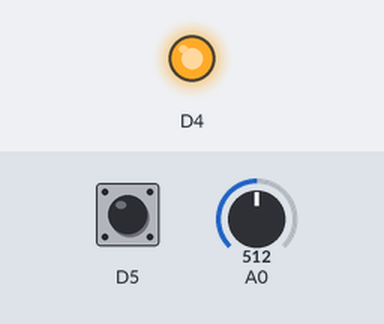
This program was run on a simulated ESP8266 (Wemos D1 mini). Parts: output pins drawn as LEDs (lit = HIGH). The test bench sets the inputs (shaded band); at power-on: A0 = 512, D5 HIGH.

Above: at 1.2 s.
1.3 s: A0 set to 215
At 2.5 s:
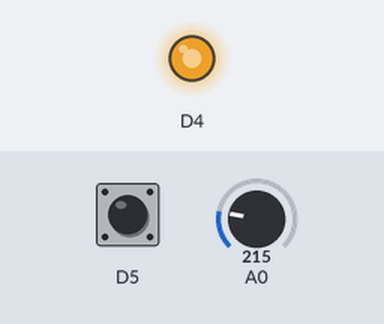
2.8 s: A0 set to 122
At 4.0 s:
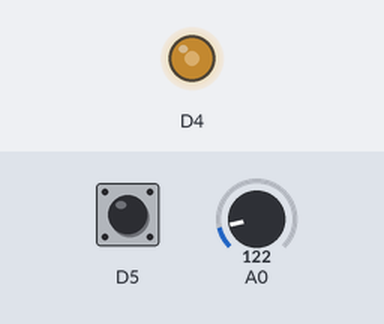
Timing chart, 0 to 5.8 s (numbered marks = the images above; inputs shaded):
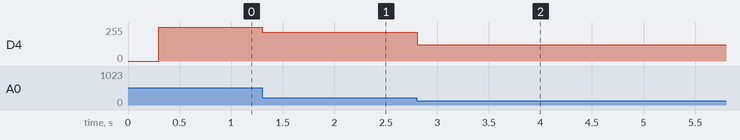

Measured:
- after the input at 1.3 s, D4: 255/255 → 215/255 at once
- after the input at 2.8 s, D4: 215/255 → 122/255 at once

The program:

main.cpp
```cpp
#include <Arduino.h>
//I Noris Singa, 000812720 certify that this material is my original work. No other person's work has been
//used without due acknowledgement. I have not made my work available to anyone else.

int dim_value;

void setup() {
  // put your setup code here, to run once:
  // configure the USB serial monitor
  Serial.begin(115200);

  // configure pin D5 as digital input - this is the pushbutton
  pinMode(D5, INPUT_PULLUP);

  // configure pin D4 as a digital output - this is the LED
  pinMode(D4, OUTPUT);
}

void loop() {

  int button = digitalRead(D5);


  // put your main code here, to run repeatedly:
  if(button == HIGH){
    if(dim_value > 225){
      dim_value = dim_value;
    }
    else if(dim_value<0){
      dim_value =0;

    }
    else{
      dim_value +=50;
      delay(300);
    }
  }

   dim_value = analogRead(A0);
  analogWrite(D4, dim_value);
  delay(1);
}
```
